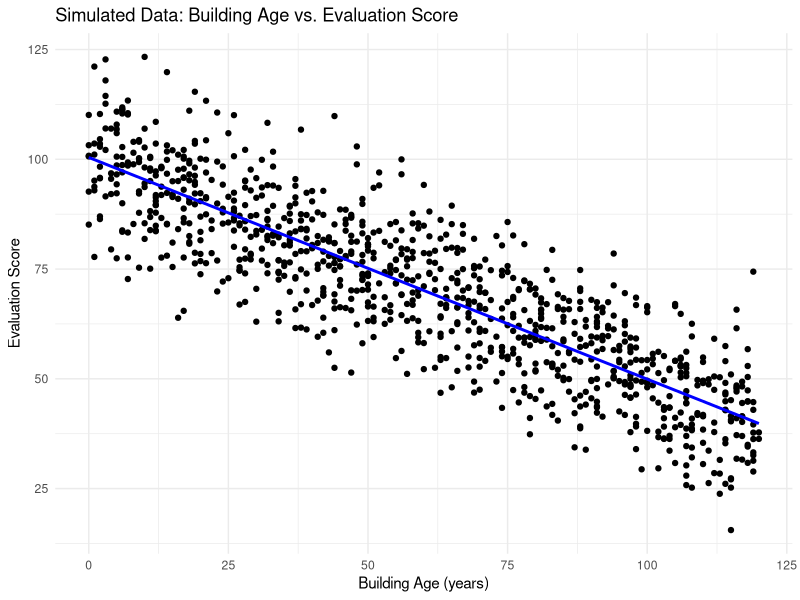

Source code (R):
#### Preamble ####
# Purpose: Simulate a dataset with a negative relationship between building age and evaluation score
# Author: Terry Tu, Jingyi Shen, Yaning Jin
# Date: 14 March 2024
# Contact: xiangyu.tu@mail.utoronto.ca
# License: MIT
# Pre-requisites: tidyverse package

# Load necessary libraries
library(tidyverse)

# Set a seed for reproducibility
set.seed(123)

# Define the number of buildings to simulate
n_buildings <- 1000

# Generate building ages
building_ages <- round(runif(n_buildings, min = 0, max = 120))

# Define parameters for the linear relationship
intercept <- 100  # Baseline score for a new building
slope <- -0.5     # Negative slope indicating decrease in score with age

# Generate evaluation scores with some random noise
evaluation_scores <- intercept + slope * building_ages + rnorm(n_buildings, mean = 0, sd = 10)

# Combine ages and scores into a data frame
simulated_data <- tibble(
  Building_Age = building_ages,
  Evaluation_Score = evaluation_scores
)

# Inspect the first few rows of the simulated data
head(simulated_data)

# Plot the simulated data
ggplot(simulated_data, aes(x = Building_Age, y = Evaluation_Score)) +
  geom_point() +
  geom_smooth(method = "lm", se = FALSE, color = "blue") +
  labs(title = "Simulated Data: Building Age vs. Evaluation Score",
       x = "Building Age (years)",
       y = "Evaluation Score") +
  theme_minimal()
